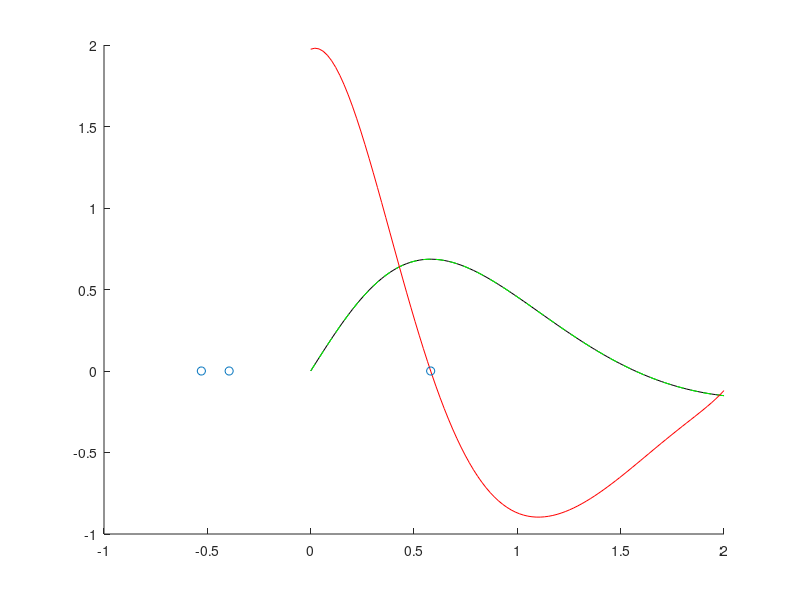

Recreate this plot in MATLAB.
function [polystats] = esercizio4()
    % Inizializzazione
    f = @(x) 2 * sin(x) .* cos(x) ./ (1 + x.^2);
    x = linspace(0, 2, 10);

    % Punto 1
    p = polyfit(x, f(x), size(x, 2) - 1);
    z = linspace(0, 2);
    E = max(f(z) - polyval(p, z));

    % Punto 2
    dp = polyder(p);
    hold on
    plot(z, f(z), "black");
    plot(z, polyval(p, z), 'g--');
    plot(z, polyval(dp, z), 'r');

    polystats = roots(dp);
    polystats = polystats(polystats <= 2 & polystats >= 0 & imag(polystats) == 0);

    scatter(polystats, polyval(dp, polystats), 'red');
end